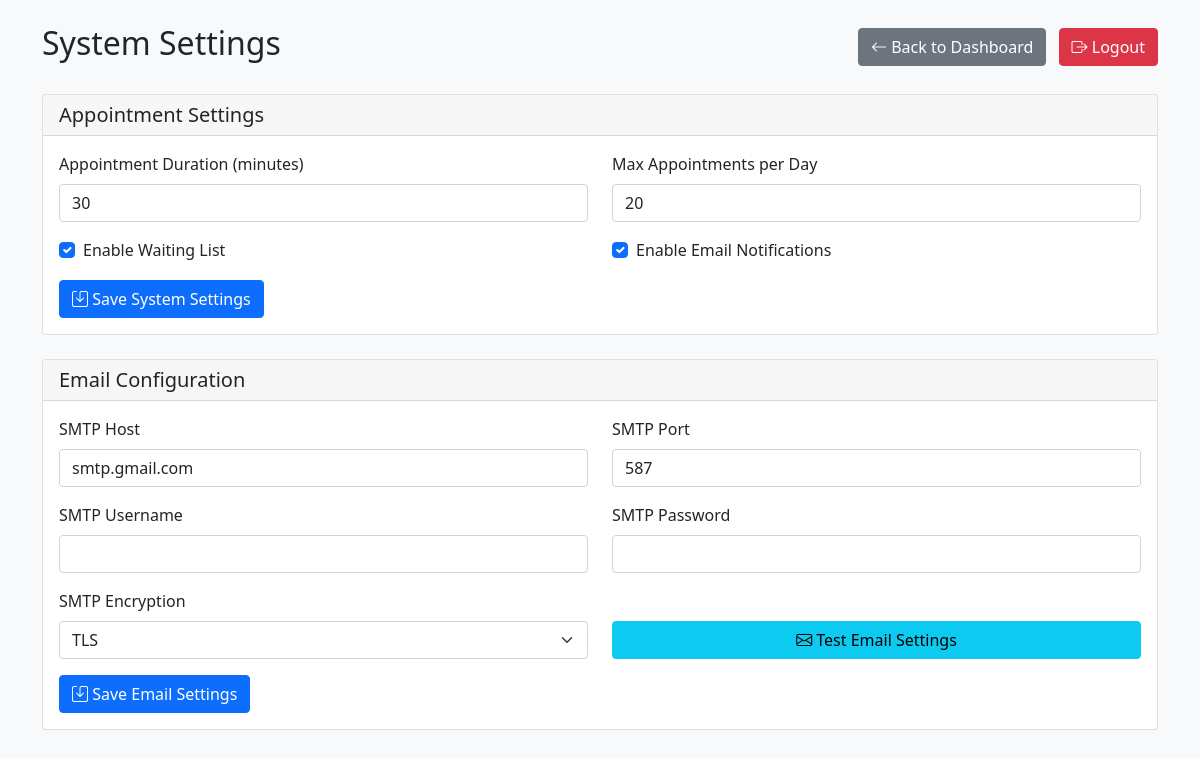
Screenshot of /admin/settings.php (signed in) with the database file from the repository.
### tables this page shows
CREATE TABLE IF NOT EXISTS `system_settings` (
  `id` int NOT NULL AUTO_INCREMENT,
  `appointment_duration` int NOT NULL DEFAULT '30',
  `max_appointments_per_day` int NOT NULL DEFAULT '20',
  `enable_waiting_list` tinyint(1) NOT NULL DEFAULT '1',
  `enable_email_notifications` tinyint(1) NOT NULL DEFAULT '1',
  `created_at` timestamp NULL DEFAULT CURRENT_TIMESTAMP,
  `updated_at` timestamp NULL DEFAULT CURRENT_TIMESTAMP ON UPDATE CURRENT_TIMESTAMP,
  PRIMARY KEY (`id`)
);

CREATE TABLE IF NOT EXISTS `email_settings` (
  `id` int NOT NULL AUTO_INCREMENT,
  `smtp_host` varchar(255) NOT NULL,
  `smtp_port` int NOT NULL DEFAULT '587',
  `smtp_username` varchar(255) NOT NULL,
  `smtp_password` varchar(255) NOT NULL,
  `smtp_encryption` enum('tls','ssl','none') NOT NULL DEFAULT 'tls',
  `created_at` timestamp NULL DEFAULT CURRENT_TIMESTAMP,
  `updated_at` timestamp NULL DEFAULT CURRENT_TIMESTAMP ON UPDATE CURRENT_TIMESTAMP,
  PRIMARY KEY (`id`)
);

### admin/settings.php (the view, shortened to what this page needs)
<?php
require_once "../config/database.php";
$system_settings = $conn->query("SELECT * FROM system_settings WHERE id = 1")->fetch_assoc();
$email_settings = $conn->query("SELECT * FROM email_settings WHERE id = 1")->fetch_assoc();
?>
<!DOCTYPE html>
<html lang="en">
<head>
    <link href="https://cdn.jsdelivr.net/npm/bootstrap@5.1.3/dist/css/bootstrap.min.css" rel="stylesheet">
    <link href="https://cdn.jsdelivr.net/npm/bootstrap-icons@1.7.2/font/bootstrap-icons.css" rel="stylesheet">
</head>
<body class="bg-light">
    <div class="container py-4">
        <div class="row">
            <div class="col-12">
                <div class="d-flex justify-content-between align-items-center mb-4">
                    <h2>System Settings</h2>
                    <div>
                        <a href="../dashboard.php" class="btn btn-secondary me-2">
                            <i class="bi bi-arrow-left"></i> Back to Dashboard
                        </a>
                        <a href="../logout.php" class="btn btn-danger">
                            <i class="bi bi-box-arrow-right"></i> Logout
                        </a>
                    </div>
                </div>
                <div class="card mb-4">
                    <div class="card-header">
                        <h5 class="card-title mb-0">Appointment Settings</h5>
                    </div>
                    <div class="card-body">
                        <form method="POST" action="">
                            <div class="row mb-3">
                                <div class="col-md-6">
                                    <label class="form-label">Appointment Duration (minutes)</label>
                                    <input type="number" name="appointment_duration" class="form-control"
                                           value="<?php echo $system_settings['appointment_duration']; ?>" required>
                                </div>
                                <div class="col-md-6">
                                    <label class="form-label">Max Appointments per Day</label>
                                    <input type="number" name="max_appointments_per_day" class="form-control"
                                           value="<?php echo $system_settings['max_appointments_per_day']; ?>" required>
                                </div>
                            </div>
                            <div class="row mb-3">
                                <div class="col-md-6">
                                    <div class="form-check">
                                        <input type="checkbox" name="enable_waiting_list" class="form-check-input"
                                               <?php echo $system_settings['enable_waiting_list'] ? 'checked' : ''; ?>>
                                        <label class="form-check-label">Enable Waiting List</label>
                                    </div>
                                </div>
                                <div class="col-md-6">
                                    <div class="form-check">
                                        <input type="checkbox" name="enable_email_notifications" class="form-check-input"
                                               <?php echo $system_settings['enable_email_notifications'] ? 'checked' : ''; ?>>
                                        <label class="form-check-label">Enable Email Notifications</label>
                                    </div>
                                </div>
                            </div>
                            <button type="submit" name="update_system_settings" class="btn btn-primary">
                                <i class="bi bi-save"></i> Save System Settings
                            </button>
                        </form>
                    </div>
                </div>
                <div class="card">
                    <div class="card-header">
                        <h5 class="card-title mb-0">Email Configuration</h5>
                    </div>
                    <div class="card-body">
                        <form method="POST" action="">
                            <div class="row mb-3">
                                <div class="col-md-6">
                                    <label class="form-label">SMTP Host</label>
                                    <input type="text" name="smtp_host" class="form-control"
                                           value="<?php echo $email_settings['smtp_host']; ?>" required>
                                </div>
                                <div class="col-md-6">
                                    <label class="form-label">SMTP Port</label>
                                    <input type="number" name="smtp_port" class="form-control"
                                           value="<?php echo $email_settings['smtp_port']; ?>" required>
                                </div>
                            </div>
                            <div class="row mb-3">
                                <div class="col-md-6">
                                    <label class="form-label">SMTP Username</label>
                                    <input type="text" name="smtp_username" class="form-control"
                                           value="<?php echo $email_settings['smtp_username']; ?>" required>
                                </div>
                                <div class="col-md-6">
                                    <label class="form-label">SMTP Password</label>
                                    <input type="password" name="smtp_password" class="form-control"
                                           value="<?php echo $email_settings['smtp_password']; ?>" required>
                                </div>
                            </div>
                            <div class="row mb-3">
                                <div class="col-md-6">
                                    <label class="form-label">SMTP Encryption</label>
                                    <select name="smtp_encryption" class="form-select" required>
                                        <option value="tls" <?php echo $email_settings['smtp_encryption'] == 'tls' ? 'selected' : ''; ?>>TLS</option>
                                    </select>
                                </div>
                                <div class="col-md-6">
                                    <label class="form-label">&nbsp;</label>
                                    <button type="button" class="btn btn-info w-100" onclick="testEmailSettings()">
                                        <i class="bi bi-envelope"></i> Test Email Settings
                                    </button>
                                </div>
                            </div>
                            <button type="submit" name="update_email_settings" class="btn btn-primary">
                                <i class="bi bi-save"></i> Save Email Settings
                            </button>
                        </form>
                    </div>
                </div>
            </div>
        </div>
    </div>
</body>
</html>

### rows the page displays
system_settings: appointment_duration "30", max_appointments_per_day "20", enable_waiting_list "☑", enable_email_notifications "☑"
email_settings: smtp_host "smtp.gmail.com", smtp_port "587", smtp_encryption "TLS"
